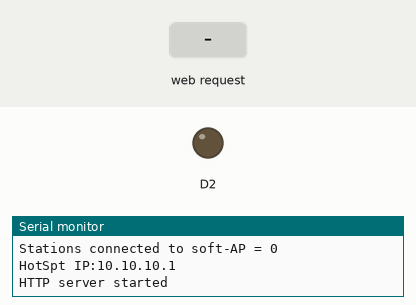
Recording of a sketch running on a simulated ESP8266 (NodeMCU). Shown: output pins drawn as LEDs (lit = HIGH), the last lines printed to the serial monitor. Inputs (shaded band) come from the test bench.

Above: at 2.2 s.
2.3 s: HTTP request GET /dro received
At 3.2 s:
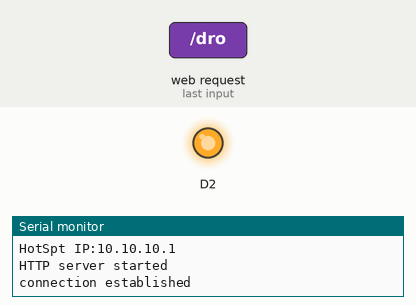
3.8 s: HTTP request GET /drc received
At 4.4 s:
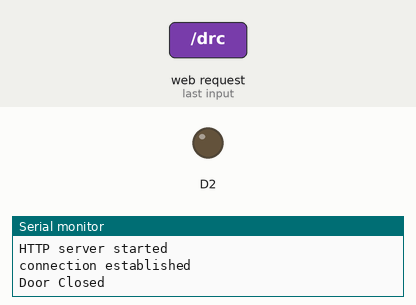
Timing chart, 0 to 6.8 s (numbered marks = the images above; inputs shaded):
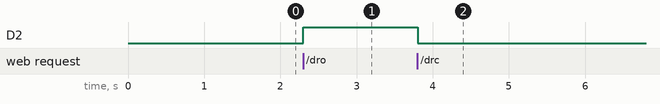

The sketch:

server_m2m.ino
```cpp
#include <ESP8266WiFi.h>
#include <WiFiClient.h>
#include <ESP8266WebServer.h>
#include <ESP8266HTTPClient.h>
#include <wire.h>
#include <LiquidCrystal_I2C.h>


const char* ssid = "mcu_host";
const char* password = "11223344";
int max_connection = 8;


IPAddress staticIP(10,10,10,1);
IPAddress gateway(10,10,10,1);
IPAddress subnet(255,255,255,0);

int httpCode;

HTTPClient http;

ESP8266WebServer server(80);


void handleRoot() {
  server.send(200, "text/plain", "hello from esp8266!");
}
void dro() {
  server.send(200, "text/plain", "Connection established" );
  Serial.println("connection established");
  digitalWrite(D2, HIGH);
}
void drc() {
  server.send(200, "text/plain", "Door Closed" );
  Serial.println("Door Closed");
  digitalWrite(D2, LOW);;
}


void setup(void){

  Serial.begin(115200);
  Serial.println("");
  WiFi.mode(WIFI_AP);
  WiFi.softAP(ssid, password, 1, false, max_connection);
  WiFi.softAPConfig(staticIP, gateway, subnet);
  Serial.printf("Stations connected to soft-AP = %d\n", WiFi.softAPgetStationNum());


  IPAddress myIP = WiFi.softAPIP();
  Serial.print("HotSpt IP:");
  Serial.println(myIP);
   pinMode(D2, OUTPUT);

   delay(1000);

   server.on("/", handleRoot);
   server.on("/dro", dro);
   server.on("/drc", drc);
   server.begin();
   Serial.println("HTTP server started");
}

void loop(void){

      server.handleClient();
}
```

Measured:
- after the input at 2.3 s, D2: LOW → HIGH at once
- after the input at 3.8 s, D2: HIGH → LOW at once
